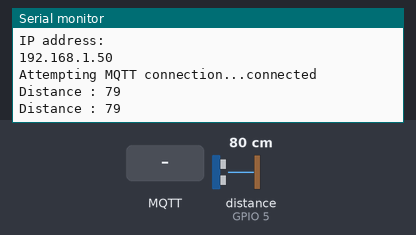
Simulated run of this sketch. Board: ESP8266 (NodeMCU). On the bench: the last lines printed to the serial monitor. Wiring (inferred from the names in the program): ultrasonic range finder: trigger GPIO 16; echo GPIO 5. Inputs (shaded band) come from the test bench; at power-on: distance to the obstacle (sensor on GPIO 5) 80 cm. The echo pulse lasts 58.3 µs per cm; WiFi joins after 1.5 s; servers stay silent unless stated; no MQTT or app messages arrive unless stated.

Above: at 2.7 s.
2.8 s: distance to the obstacle (sensor on GPIO 5) set to 2 cm
At 3.7 s:
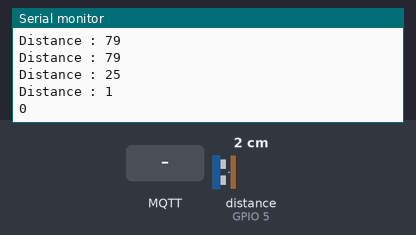
4.3 s: MQTT message "correct" arrives on the first subscribed topic
At 6.49 s:
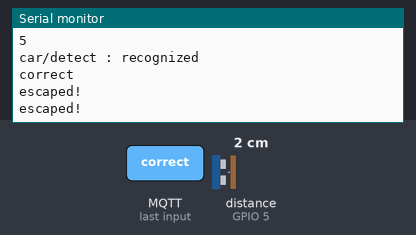
Timing chart, 0 to 8.0 s (numbered marks = the images above; inputs shaded):
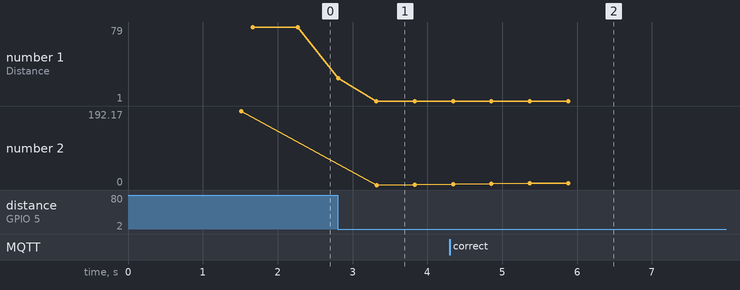

Measured:
- after the input at 2.8 s, the serial monitor: prints a new line at once (image 1)
- after the input at 4.3 s, the serial monitor: prints a new line after 2.1 s (image 2)
- plotted number 1: 79 → 1 after the input at 2.8 s
- plotted number 2: 192.17 → 1 after the input at 2.8 s

The sketch:

sc.ino
```cpp
#include <ESP8266WiFi.h> // Wifi 라이브러리 추가
#include <PubSubClient.h> // MQTT client 라이브러리
#define DET 1000
#define REC 2000
#define ESC 9999

//----------------------------------------------------------------

const char* ssid = "wifi"; //사용하는 Wifi 이름
const char* password = "12345678"; // 비밀번호
const char* mqtt_server = "192.168.139.39"; // MQTT broker ip
const char* clientName = "ledController"; // client 이름

WiFiClient espClient; // 인터넷과 연결할 수 있는 client 생성
PubSubClient client(espClient); // 해당 client를 mqtt client로 사용할 수 있도록 설정

//-----------------------------------------------------------------

int trigPin = 16;
int echoPin = 5;
float distance = 0;
int stat = DET;
int cnt = 0;
int threshold = 10;

//----------------------------------------------------------------

void setup_wifi() {
   delay(10);
   Serial.println();
   Serial.print("Connecting to ");
   Serial.println(ssid);
   WiFi.mode(WIFI_STA);
   WiFi.begin(ssid, password);
   while(WiFi.status() != WL_CONNECTED)
   {
     delay(500);
     Serial.print(".");
   }
   Serial.println("");
   Serial.println("WiFi connected");
   Serial.println("IP address: ");
   Serial.println(WiFi.localIP());
}

//--------------------------------------------------------------------

void reconnect() {
  //연결될 때까지 시도
  while (!client.connected())
  {
    Serial.print("Attempting MQTT connection...");
    if (client.connect(clientName))
    {
      Serial.println("connected");
      client.subscribe("car/check");
    }
    else
    {
      //연결실패하면 현재 상태 출력하고 5초 후 다시 시도
      Serial.print("failed, rc=");
      Serial.print(client.state());
      Serial.println("try again in 5 seconds");
      delay(5000);
    }
  }
}

//-------------------------------------------------------------------

void callback(char* topic, byte* payload, unsigned int uLen) {
  char pBuffer[uLen+1];
  int i;

  for(i = 0; i < uLen; i++) {
    pBuffer[i]=(char)payload[i];
  }

  Serial.println(pBuffer); // 1 or 0

  if((String)pBuffer == "correct") {
    stat = ESC;
  }
}

//------------------------------------------------------------------

int getDistance(int count) { // Average Filter를 적용한 초음파 센서
  float sum = 0;

  digitalWrite(trigPin, LOW);

  for (int i = 0; i < count; i++){
    digitalWrite(trigPin, HIGH);
    delayMicroseconds(10);
    digitalWrite(trigPin, LOW);
    float duration = pulseIn(echoPin, HIGH);
    float range = duration * 0.017;
    if (range >= 300) {
      continue;
    }
    sum += range;
  }

  int distance = sum / count;
  Serial.print("Distance : ");
  Serial.println(distance);

  return (distance);
}

//------------------------------------------------------------------

void mqttPublish(char* topic, char* message) {
  Serial.print(topic);
  Serial.print(" : ");
  Serial.println(message);
  client.publish(topic, message);
}

//------------------------------------------------------------------

void setup() {
  Serial.begin(115200);

  pinMode(trigPin, OUTPUT);
  pinMode(echoPin, INPUT);

  setup_wifi();

  client.setServer(mqtt_server, 1883); //mqtt 서버와 연결(ip, 1883)
  client.setCallback(callback); //callback 함수 세팅
}

//------------------------------------------------------------------

void loop() {
  if (!client.connected()){reconnect();} //mqtt 연결이 안되어있다면 다시 연결

  switch (stat) {
//------------------------------------------------------------------------
    case DET: // 차가 오기를 대기하는 상태

      if (getDistance(20) <= threshold) {
        Serial.println(cnt);
        if (cnt >= 5) {
          cnt = 0;
          mqttPublish("car/detect", "recognized");
          stat = REC;
        }
        cnt++;
      }
      else {
        cnt = 0;
      }
      delay(500);
      break;
//------------------------------------------------------------------------
    case REC: // 차가 인식된 상태(MQTT car_check 토픽의 통신을 대기하는 상태)
      client.loop(); //연결을 계속해서 유지하고 들어오는 메시지를 확인할 수 있도록 함
      break;
//------------------------------------------------------------------------
    case ESC:
      Serial.println("escaped!");
      delay(100);
      break;
//------------------------------------------------------------------------
  }

}
```
